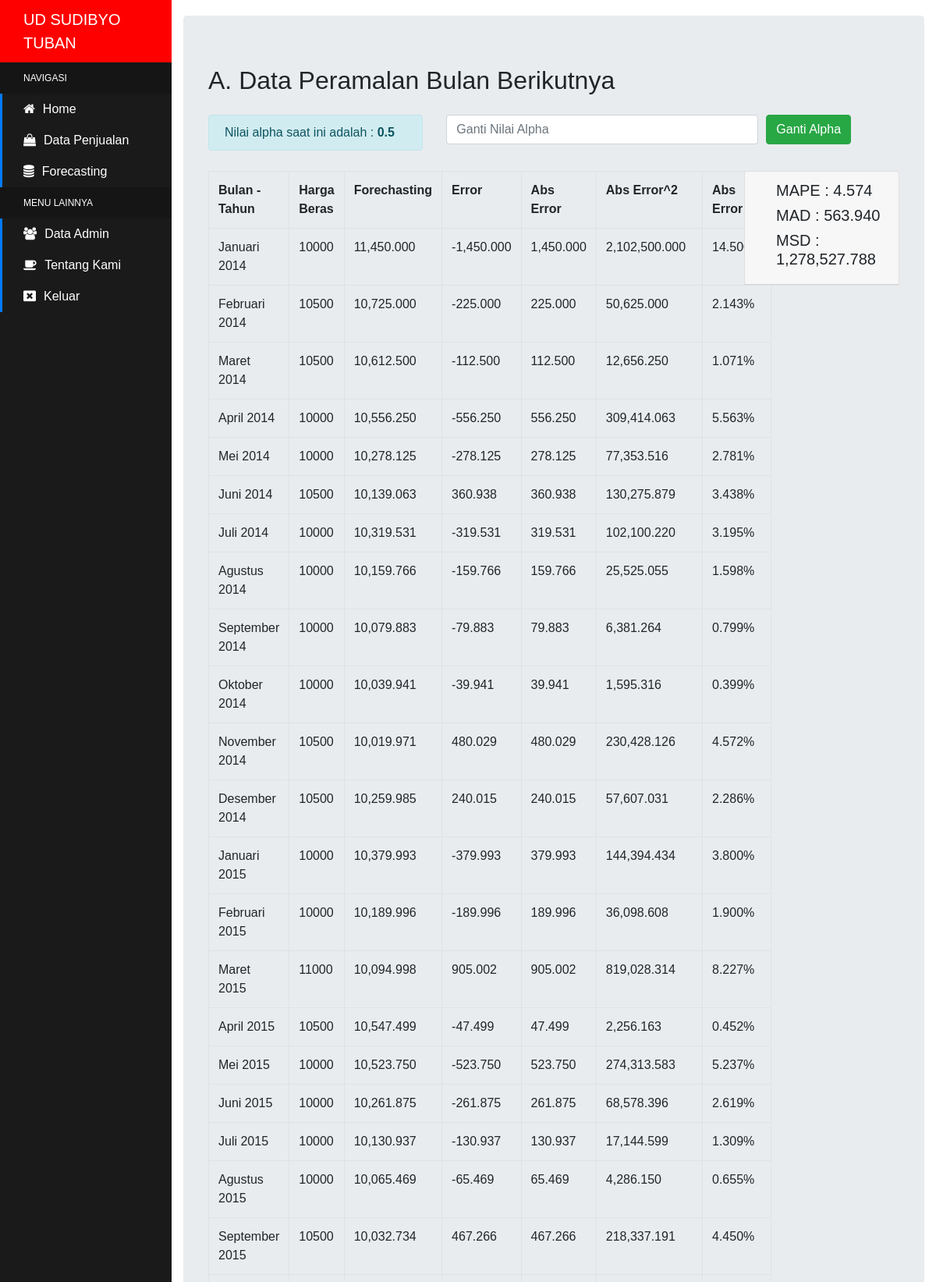
The app's page /forecast.php (signed in, upper part) with its own data.
### tables this page shows
CREATE TABLE `tb_alpha` (
  `id_alpha` varchar(11) NOT NULL,
  `nilai_alpha` decimal(2,1) NOT NULL
);

CREATE TABLE `tb_penjualan` (
  `id` int(11) NOT NULL,
  `bln_thn` varchar(20) NOT NULL,
  `d_aktual` int(11) NOT NULL
);

### forecast.php (the view, shortened to what this page needs)
<?php
include_once("koneksi.php");
$querytampil = "Select * from tb_penjualan";
$queryalpha = "select * from tb_alpha where id_alpha = 'A1'";
$querysum = "select sum(d_aktual) from tb_penjualan";
?>
<!DOCTYPE html>
<html lang="en" >
<head>
	<link rel='stylesheet' href='https://maxcdn.bootstrapcdn.com/bootstrap/4.5.2/css/bootstrap.min.css'>
	<link rel='stylesheet' href='https://maxcdn.bootstrapcdn.com/font-awesome/4.7.0/css/font-awesome.min.css'>
	<link rel="stylesheet" href="css/style2.css">
</head>
<body>
	<?php
	include_once 'sidebar.php';
	?>
	<div class="content-container">
		<div class="container-fluid">
			<div class="jumbotron">
				<h2 style="margin-bottom: 25px;">A. Data Peramalan Bulan Berikutnya</h2>
				<div style="margin-bottom: 10px;">
					<?php
					$resultquery = mysqli_query($koneksi,$queryalpha);
					$data_alpha = mysqli_fetch_assoc($resultquery);
					?>
					<div class="row">
						<div class="col-sm-4">
							<h6 class="alert alert-info">Nilai alpha saat ini adalah : <b><?php echo $data_alpha['nilai_alpha']; ?></b></h6>
						</div>
						<div class="col-sm-8">
							<form action="forecast.php" method="post" name="ubah_alpha">
								<div class="form-check form-check-inline">
									<input class="form-control" type="text" name="nilai_alpha" placeholder="Ganti Nilai Alpha" style="width:400px;">
									<input class="btn btn-success" type="submit" name="submit" value="Ganti Alpha" style="margin-left:10px;">
								</div>
							</form>
						</div>
					</div>
					<?php
					$n_alpha = $data_alpha["nilai_alpha"];
					?>
				</div>
				<div class="row">
					<div class="col-sm-9">
						<table class="table table-hover table-bordered">
							<tr>
								<th>Bulan - Tahun</th>
								<th>Harga Beras</th>
								<th>Forechasting</th>
								<th>Error</th>
								<th>Abs Error</th>
								<th>Abs Error^2</th>
								<th>Abs Error %</th>
							</tr>
							<?php
							$resultquery = mysqli_query($koneksi,$querysum);
							$hasilsum = mysqli_fetch_row($resultquery);
							$resultquery = mysqli_query($koneksi,$querytampil);
							$d_perkiraan = "";
							$count = mysqli_num_rows($resultquery);
							$loop = 0;
							$sum_abs_err = 0;
							$sum_abs_err2 = 0;
							$sum_abs_err_percent = 0;
							while ($row=mysqli_fetch_row($resultquery))
							{
								if ($d_perkiraan === "") {
									$d_perkiraan = $hasilsum[0]/$count;
								}
								else {
									$d_perkiraan = $h_perkiraan;
								}
								$error = $row[2]-$d_perkiraan;
								$abs_err = abs($error);
								$sum_abs_err = $sum_abs_err+$abs_err;
								$abs_err2 = pow($error, 2);
								$sum_abs_err2 = $sum_abs_err2+$abs_err2;
								$abs_err_percent = abs((($row[2]-$d_perkiraan)/$row[2])*100);
								$sum_abs_err_percent = $sum_abs_err_percent+$abs_err_percent;
								echo "<tr>";
								echo "<td>$row[1]</td>
								<td>$row[2]</td>
								<td>".number_format($d_perkiraan,3)."</td>
								<td>".number_format($error,3)."</td>
								<td>".number_format($abs_err,3)."</td>
								<td>".number_format($abs_err2,3)."</td>
								<td>".number_format($abs_err_percent,3)."%</td>";
								echo "</tr>";
								$h_perkiraan = $d_perkiraan+$n_alpha*($row[2]-$d_perkiraan);
								$loop = $loop+1;
								if ($loop == $count) {
									echo "</table></div>";
									$rata_abs_error_percent = $sum_abs_err_percent/$count;
									$rataabs_err = $sum_abs_err/$count;
									$rataabs_err2 = $sum_abs_err2/$count;
									?>
									<div class="col-sm-3">
										<div class="card">
											<div class="card-header">
												<h5 style="margin-left: 20px;">MAPE : <?php echo number_format($rata_abs_error_percent,3);?></h5>
												<h5 style="margin-left: 20px;">MAD : <?php echo number_format($rataabs_err,3);?></h5>
												<h5 style="margin-left: 20px;">MSD : <?php echo number_format($rataabs_err2,3);?></h5>
											</div>
										</div>
									</div>
								</div>
								<?php
							}
						}
						?>
			</div>
		</div>
	</div>
</body>
</html>

### css/style2.css (style rules this page uses)
body { font-family: "Poppins", sans-serif; }
.content-container { padding-top: 20px; }
.content-container { padding-left: 220px; }

### records on screen
tb_alpha: nilai_alpha "0.5"
tb_penjualan: bln_thn "Januari 2014", d_aktual "10000", d_perkiraan "11,450.000", error "-1,450.000", abs_err "1,450.000", abs_err2 "2,102,500.000", abs_err_percent "14.500"
tb_penjualan: bln_thn "Februari 2014", d_aktual "10500", d_perkiraan "10,725.000", error "-225.000", abs_err "225.000", abs_err2 "50,625.000", abs_err_percent "2.143"
tb_penjualan: bln_thn "Maret 2014", d_aktual "10500", d_perkiraan "10,612.500", error "-112.500", abs_err "112.500", abs_err2 "12,656.250", abs_err_percent "1.071"
tb_penjualan: bln_thn "April 2014", d_aktual "10000", d_perkiraan "10,556.250", error "-556.250", abs_err "556.250", abs_err2 "309,414.063", abs_err_percent "5.563"
tb_penjualan: bln_thn "Mei 2014", d_aktual "10000", d_perkiraan "10,278.125", error "-278.125", abs_err "278.125", abs_err2 "77,353.516", abs_err_percent "2.781"
tb_penjualan: bln_thn "Juni 2014", d_aktual "10500", d_perkiraan "10,139.063", error "360.938", abs_err "360.938", abs_err2 "130,275.879", abs_err_percent "3.438"
tb_penjualan: bln_thn "Juli 2014", d_aktual "10000", d_perkiraan "10,319.531", error "-319.531", abs_err "319.531", abs_err2 "102,100.220", abs_err_percent "3.195"
tb_penjualan: bln_thn "Agustus 2014", d_aktual "10000", d_perkiraan "10,159.766", error "-159.766", abs_err "159.766", abs_err2 "25,525.055", abs_err_percent "1.598"
tb_penjualan: bln_thn "September 2014", d_aktual "10000", d_perkiraan "10,079.883", error "-79.883", abs_err "79.883", abs_err2 "6,381.264", abs_err_percent "0.799"
tb_penjualan: bln_thn "Oktober 2014", d_aktual "10000", d_perkiraan "10,039.941", error "-39.941", abs_err "39.941", abs_err2 "1,595.316", abs_err_percent "0.399"
tb_penjualan: bln_thn "November 2014", d_aktual "10500", d_perkiraan "10,019.971", error "480.029", abs_err "480.029", abs_err2 "230,428.126", abs_err_percent "4.572"
tb_penjualan: bln_thn "Desember 2014", d_aktual "10500", d_perkiraan "10,259.985", error "240.015", abs_err "240.015", abs_err2 "57,607.031", abs_err_percent "2.286"
tb_penjualan: bln_thn "Januari 2015", d_aktual "10000", d_perkiraan "10,379.993", error "-379.993", abs_err "379.993", abs_err2 "144,394.434", abs_err_percent "3.800"
tb_penjualan: bln_thn "Februari 2015", d_aktual "10000", d_perkiraan "10,189.996", error "-189.996", abs_err "189.996", abs_err2 "36,098.608", abs_err_percent "1.900"
tb_penjualan: bln_thn "Maret 2015", d_aktual "11000", d_perkiraan "10,094.998", error "905.002", abs_err "905.002", abs_err2 "819,028.314", abs_err_percent "8.227"
tb_penjualan: bln_thn "April 2015", d_aktual "10500", d_perkiraan "10,547.499", error "-47.499", abs_err "47.499", abs_err2 "2,256.163", abs_err_percent "0.452"
tb_penjualan: bln_thn "Mei 2015", d_aktual "10000", d_perkiraan "10,523.750", error "-523.750", abs_err "523.750", abs_err2 "274,313.583", abs_err_percent "5.237"
tb_penjualan: bln_thn "Juni 2015", d_aktual "10000", d_perkiraan "10,261.875", error "-261.875", abs_err "261.875", abs_err2 "68,578.396", abs_err_percent "2.619"
tb_penjualan: bln_thn "Juli 2015", d_aktual "10000", d_perkiraan "10,130.937", error "-130.937", abs_err "130.937", abs_err2 "17,144.599", abs_err_percent "1.309"
tb_penjualan: bln_thn "Agustus 2015", d_aktual "10000", d_perkiraan "10,065.469", error "-65.469", abs_err "65.469", abs_err2 "4,286.150", abs_err_percent "0.655"
tb_penjualan: bln_thn "September 2015", d_aktual "10500", d_perkiraan "10,032.734", error "467.266", abs_err "467.266", abs_err2 "218,337.191", abs_err_percent "4.450"
tb_penjualan: rata_abs_error_percent "4.574", rataabs_err "563.940", rataabs_err2 "1,278,527.788"
